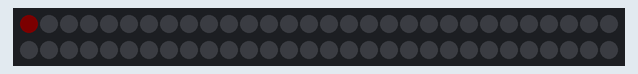
Bench run of a sketch on a simulated Arduino Uno, built with avr-gcc and run on an emulated ATmega328P. Parts: 60 RGB LEDs in strip order, left to right, continuing on the next row. Dim RGB values are drawn brighter than linear.

Above: at 0.16 s.
At 3.71 s:
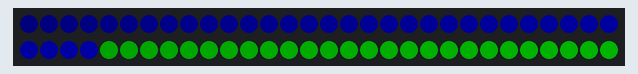
At 10.07 s:
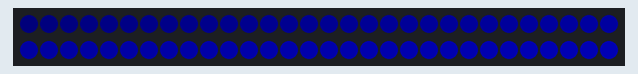
At 19.41 s:
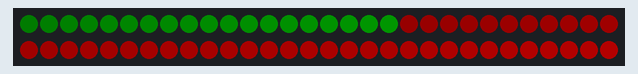
At 30.42 s:
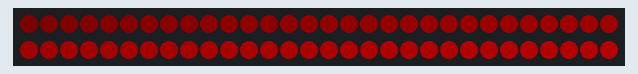
At 39.74 s:
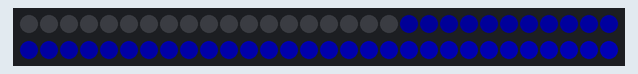

The sketch:

brightness.ino
```cpp
#include "FastLED.h"
#define SUM_LEDS 60
#define LED_PIN 3
#define STD_DELAY 250
#define TURBO_DELAY 20

CRGB leds[SUM_LEDS];

int value;

void setup() {
 FastLED.addLeds<NEOPIXEL, LED_PIN>(leds, SUM_LEDS);
 value = 3,96875;
}

void loop() {
  for(int i = 0; i < SUM_LEDS; i++) {
    leds[i].r = i+value;
    FastLED.delay(TURBO_DELAY);
  }
  FastLED.show();
  FastLED.delay(STD_DELAY);for(int i = 0; i < SUM_LEDS; i++) {
    leds[i].r = 0;
    leds[i].g = i+value;
    FastLED.delay(TURBO_DELAY);
  }
  FastLED.show();
  FastLED.delay(STD_DELAY);
  for(int i = 0; i < SUM_LEDS; i++) {
    leds[i].g = 0;
    leds[i].b = i+value;
    FastLED.delay(TURBO_DELAY);
  }
  FastLED.show();
  FastLED.delay(STD_DELAY);
  for(int i = 0; i < SUM_LEDS; i++) {
    leds[i].r = 0;
    leds[i].b = 0;
    leds[i].g = 0;
    FastLED.delay(TURBO_DELAY);
  }
  FastLED.show();
  FastLED.delay(STD_DELAY);
}
```
